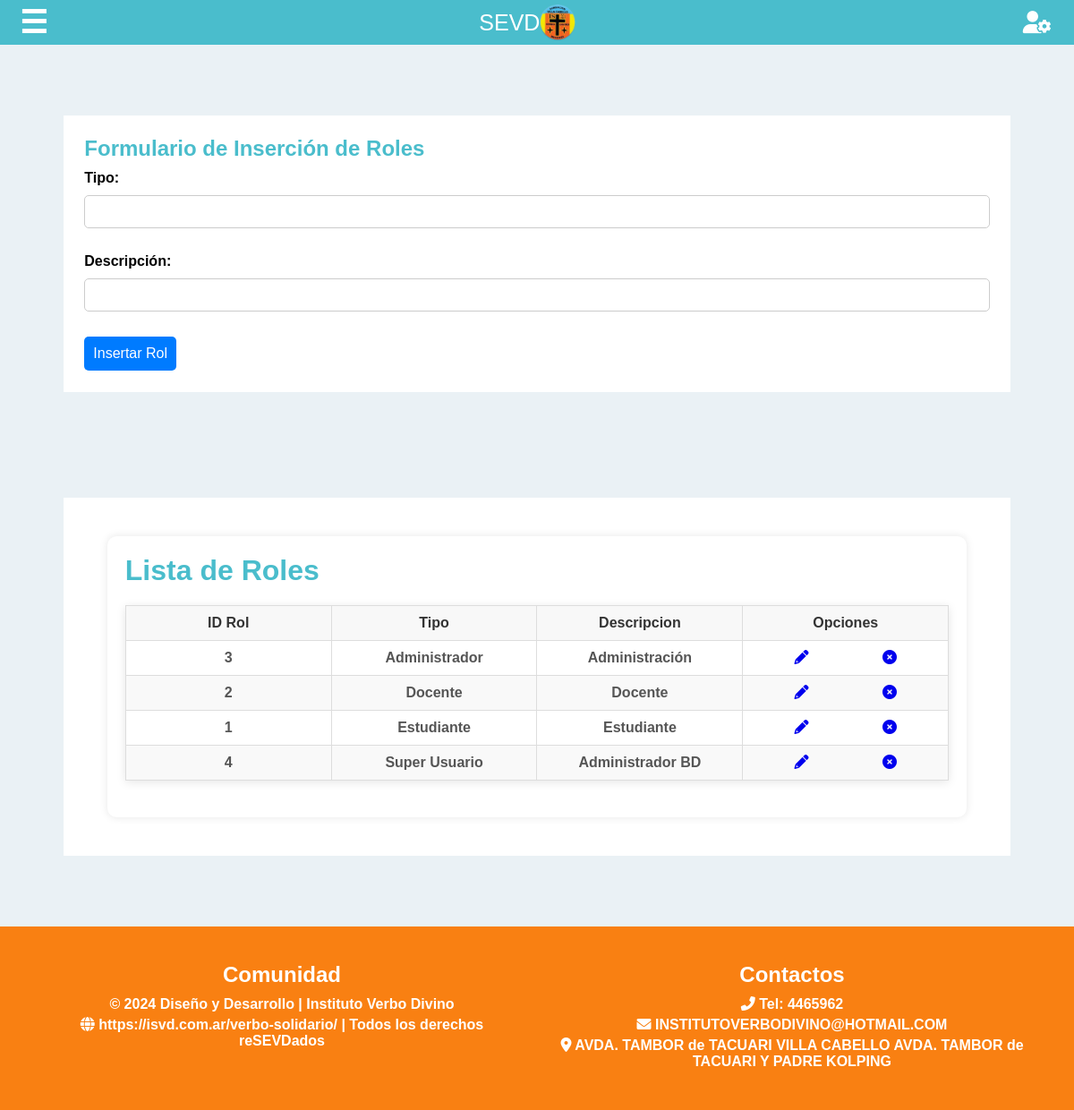
Screenshot of /index.php?modulo=amb_roles (signed in) with the database file from the repository.
### tables this page shows
CREATE TABLE `roles` (
  `idrol` int(11) NOT NULL,
  `tipo` varchar(20) NOT NULL,
  `descripcion` varchar(20) NOT NULL,
  `eliminado` int(11) NOT NULL DEFAULT 0
);

### php/amb_roles.php (the view, shortened to what this page needs)
<link rel="stylesheet" href="css/Styles_inscripcion_mesas.css">
    <section class="main-content">
    <h2>Formulario de Inserción de Roles</h2>
        <form method="POST" action="index.php?modulo=amb_roles<?php echo isset($_GET['id']) ? '&id=' . $_GET['id'] : ''; ?>">
            <label for="tipo">Tipo:</label><br>
            <input type="text" id="tipo" name="tipo" value="<?php echo isset($r['tipo']) ? $r['tipo'] : ''; ?>" required><br><br>
            <label for="descripcion">Descripción:</label><br>
            <input type="text" id="descripcion" name="descripcion" value="<?php echo isset($r['descripcion']) ? $r['descripcion'] : ''; ?>" required><br><br>
            <input type="submit" value="<?php echo isset($_GET['id']) ? 'Actualizar' : 'Insertar'; ?> Rol">
        </form>
    </section>
    <?php
    $sql = "SELECT * FROM roles WHERE eliminado = 0  ORDER BY tipo";
    $sql = mysqli_query($con, $sql);
    ?>
<link rel="stylesheet" href="css/estilo_general.css">
<section class="main-content">
    <section class="academic-status">
    <h2>Lista de Roles</h2>
    <table border="1">
        <thead>
        <tr>
            <th>ID Rol</th>
            <th>Tipo</th>
            <th>Descripcion</th>
            <th>Opciones</th>
        </tr>
        </thead>
        <?php
        if (mysqli_num_rows($sql) > 0) {
            while($r = mysqli_fetch_array($sql)) {
                ?>
                <tr>
                    <td><?php echo $r['idrol']; ?></td>
                    <td><?php echo $r['tipo']; ?></td>
                    <td><?php echo $r['descripcion']; ?></td>
                    <td>
                        <a href="index.php?modulo=amb_roles&id=<?php echo $r['idrol']; ?>"><i class='fas fa-pencil-alt ancho_boton'></i></a>
                        <a href="index.php?modulo=amb_roles&delete_id=<?php echo $r['idrol']; ?>" onclick="return confirm('¿Estás seguro de que deseas eliminar este permiso?');"><i class='fas fa-times-circle ancho_boton'></i> </a>
                    </td>
                </tr>
                <?php
            }
        }
        ?>
    </table>
    </section>
</section>

### css/Styles_index.css (style rules this page uses)
* { margin: 0; padding: 0; box-sizing: border-box; font-family: 'Montserrat Alternates', sans-serif; }
body { background-image: url(../img/instituto.png); background-repeat: no-repeat; background-size: cover; background-position: center; display: flex; flex-direction: column; min-height: 100vh; margin: 0; font-weight: bold; }
.ancho_boton { width: 45%; text-align: center; }
table { width: 100%; border-collapse: collapse; margin-bottom: 20px; border: 1px solid #ddd; box-shadow: 0px 2px 10px rgba(0, 0, 0, 0.1); background-color: #ffffff; table-layout: fixed; }
th, td { padding: 10px; text-align: center; border-bottom: 1px solid #ddd; overflow: hidden; text-overflow: ellipsis; white-space: nowrap; }
th { background-color: #f8f8f8; color: #333; font-weight: bold; }
td { color: #555; }
table thead { background-color: #e6f7ff; }

### css/inicio_sesion.css (style rules this page uses)
body { font-family: Arial, sans-serif; background-color: #f0f0f0; display: flex; flex-direction: column; align-items: center; justify-content: flex-start; min-height: 100vh; margin: 0; }
input[type="text"], input[type="password"], input[type="email"], select { width: 100%; padding: 10px; margin: 10px 0; border: 1px solid #ccc; border-radius: 5px; }
input[type="submit"] { width: 100%; padding: 10px; background-color: #007BFF; color: #fff; border: none; border-radius: 5px; cursor: pointer; font-size: 16px; transition: background-color 0.3s; }

### css/Styles_inscripcion_mesas.css (style rules this page uses)
* { margin: 0; padding: 0; box-sizing: border-box; font-family: 'Montserrat Alternates', sans-serif; }
body { background: #EAF1F5; display: flex; flex-direction: column; min-height: 100vh; }
input[type="submit"] { width: auto; padding: 10px; background-color: #007BFF; color: #fff; border: none; border-radius: 5px; cursor: pointer; font-size: 16px; transition: background-color 0.3s; }
.main-content { background-color: #fff; padding: 2%; margin: 5%; }
.main-content h2 { color: #4abdcc; margin-bottom:1%; }

### css/estilo_general.css (style rules this page uses)
* { margin: 0; padding: 0; box-sizing: border-box; font-family: 'Montserrat Alternates', sans-serif; }
body { background: #EAF1F5; display: flex; flex-direction: column; min-height: 100vh; }
.academic-status { padding: 2%; background-color: #fff; border-radius: 10px; margin: 2% auto; max-width: 95%; box-shadow: 0 0 10px rgba(0, 0, 0, 0.1); }
table { width: 100%; min-width: 600px; }
.academic-status h2 { text-align: left; color: #4abdcc; margin-bottom: 20px; font-size: 2em; margin-left: 0; }
.academic-status table { width: 100%; border-collapse: collapse; }
.academic-status table thead { background-color: #4abdcc; color: white; }
.academic-status table th, .academic-status table td { padding: 10px; text-align: center; border: 1px solid #ddd; }
.academic-status table tbody tr:nth-child(even) { background-color: #f9f9f9; }
.academic-status table tbody td { font-size: 1em; }

### rows the page displays
roles: idrol "3", tipo "Administrador", descripcion "Administración"
roles: idrol "2", tipo "Docente", descripcion "Docente"
roles: idrol "1", tipo "Estudiante", descripcion "Estudiante"
roles: idrol "4", tipo "Super Usuario", descripcion "Administrador BD"
